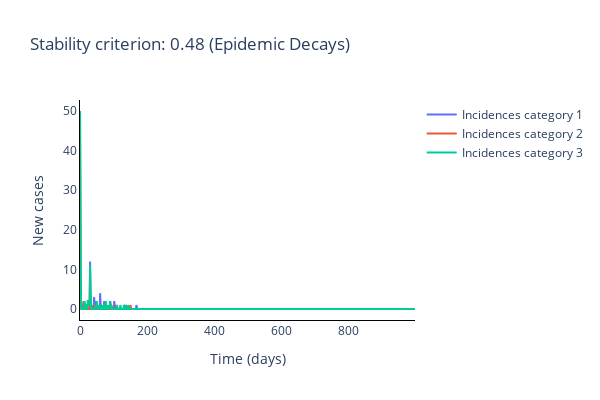
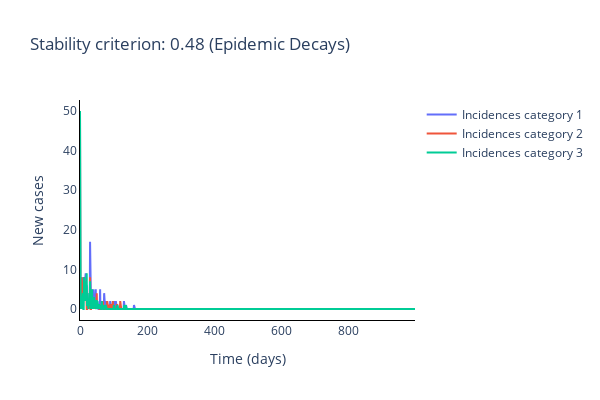
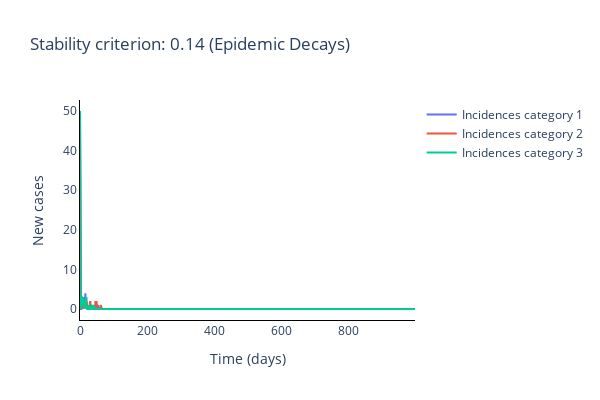
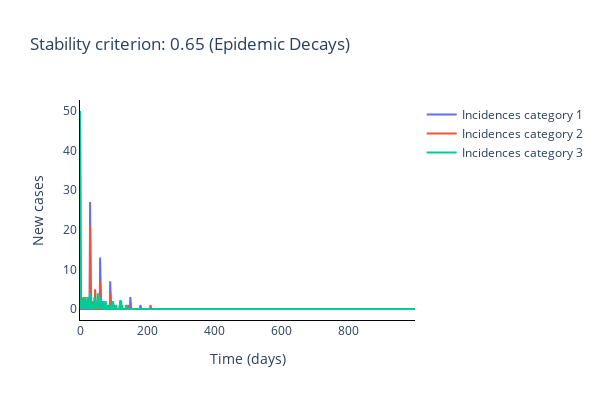

Source (notebook cell) for these figures, in order:
### Markdown cell above
### Plot disagreggated local incidence numbers

### Code cell
for _, desagg_cases in enumerate(stochastic_cases):
    # Identify fate of epidemic
    if stability_criterion[_] < 1:
        fate = '(Epidemic Decays)'
    else:
        fate = '(Epidemic Grows)'

    # Plot (bar chart cases each day)
    fig = go.Figure()

    for cat in range(num_categories):
        # Plot of incidences for category
        fig.add_trace(
            go.Scatter(
                x=times,
                y=desagg_cases[:, cat],
                name='Incidences category {}'.format(cat+1)
            )
        )

    # Add axis labels
    fig.update_layout(
        width=600, 
        height=400,
        plot_bgcolor='white',
        title='Stability criterion: {:.2f} '.format(stability_criterion[_])  + fate,
        xaxis=dict(linecolor='black'),
        xaxis_title='Time (days)',
        yaxis=dict(linecolor='black'),
        yaxis_title='New cases'
    )

    fig.write_image('images/Stoc_SC_{}.pdf'.format(_+1))

    fig.show()

### Figure 1 — Plotly figure (JSON) as saved in the notebook; plotly's stock layout.template omitted (floating-point values rounded to 4 significant figures; data arrays with more than 128 entries replaced by an {"elided": "..."} marker saying what was removed)
{"data": [{"name": "Incidences category 1", "type": "scatter", "x": {"elided": "1000 int values"}, "y": {"elided": "1000 int values"}}, {"name": "Incidences category 2", "type": "scatter", "x": {"elided": "1000 int values"}, "y": {"elided": "1000 int values"}}, {"name": "Incidences category 3", "type": "scatter", "x": {"elided": "1000 int values"}, "y": {"elided": "1000 int values"}}], "layout": {"height": 400, "plot_bgcolor": "white", "title": {"text": "Stability criterion: 0.48 (Epidemic Decays)"}, "width": 600, "xaxis": {"linecolor": "black", "title": {"text": "Time (days)"}}, "yaxis": {"linecolor": "black", "title": {"text": "New cases"}}}}

### Figure 2 — Plotly figure (JSON) as saved in the notebook; plotly's stock layout.template omitted (floating-point values rounded to 4 significant figures; data arrays with more than 128 entries replaced by an {"elided": "..."} marker saying what was removed)
{"data": [{"name": "Incidences category 1", "type": "scatter", "x": {"elided": "1000 int values"}, "y": {"elided": "1000 int values"}}, {"name": "Incidences category 2", "type": "scatter", "x": {"elided": "1000 int values"}, "y": {"elided": "1000 int values"}}, {"name": "Incidences category 3", "type": "scatter", "x": {"elided": "1000 int values"}, "y": {"elided": "1000 int values"}}], "layout": {"height": 400, "plot_bgcolor": "white", "title": {"text": "Stability criterion: 0.48 (Epidemic Decays)"}, "width": 600, "xaxis": {"linecolor": "black", "title": {"text": "Time (days)"}}, "yaxis": {"linecolor": "black", "title": {"text": "New cases"}}}}

### Figure 3 — Plotly figure (JSON) as saved in the notebook; plotly's stock layout.template omitted (floating-point values rounded to 4 significant figures; data arrays with more than 128 entries replaced by an {"elided": "..."} marker saying what was removed)
{"data": [{"name": "Incidences category 1", "type": "scatter", "x": {"elided": "1000 int values"}, "y": {"elided": "1000 int values"}}, {"name": "Incidences category 2", "type": "scatter", "x": {"elided": "1000 int values"}, "y": {"elided": "1000 int values"}}, {"name": "Incidences category 3", "type": "scatter", "x": {"elided": "1000 int values"}, "y": {"elided": "1000 int values"}}], "layout": {"height": 400, "plot_bgcolor": "white", "title": {"text": "Stability criterion: 0.14 (Epidemic Decays)"}, "width": 600, "xaxis": {"linecolor": "black", "title": {"text": "Time (days)"}}, "yaxis": {"linecolor": "black", "title": {"text": "New cases"}}}}

### Figure 4 — Plotly figure (JSON) as saved in the notebook; plotly's stock layout.template omitted (floating-point values rounded to 4 significant figures; data arrays with more than 128 entries replaced by an {"elided": "..."} marker saying what was removed)
{"data": [{"name": "Incidences category 1", "type": "scatter", "x": {"elided": "1000 int values"}, "y": {"elided": "1000 int values"}}, {"name": "Incidences category 2", "type": "scatter", "x": {"elided": "1000 int values"}, "y": {"elided": "1000 int values"}}, {"name": "Incidences category 3", "type": "scatter", "x": {"elided": "1000 int values"}, "y": {"elided": "1000 int values"}}], "layout": {"height": 400, "plot_bgcolor": "white", "title": {"text": "Stability criterion: 0.65 (Epidemic Decays)"}, "width": 600, "xaxis": {"linecolor": "black", "title": {"text": "Time (days)"}}, "yaxis": {"linecolor": "black", "title": {"text": "New cases"}}}}
